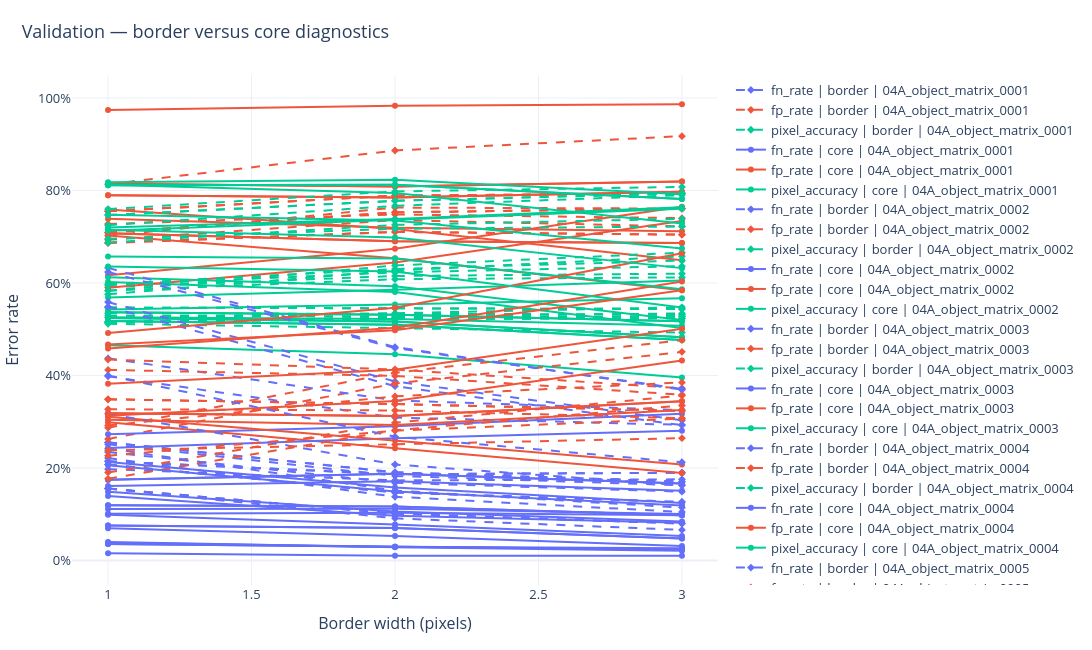

Notebook code for this chart:
### Code cell
plot_border_core_metrics(
    border_diagnostic_validation_df,
    border_width_col="border_width",
    zone_col="zone",
    metric_cols=(
        "fn_rate",
        "fp_rate",
        "pixel_accuracy",
    ),
    config_col="selected_config_id",
    title="Validation — border versus core diagnostics",
    show=True,
)
